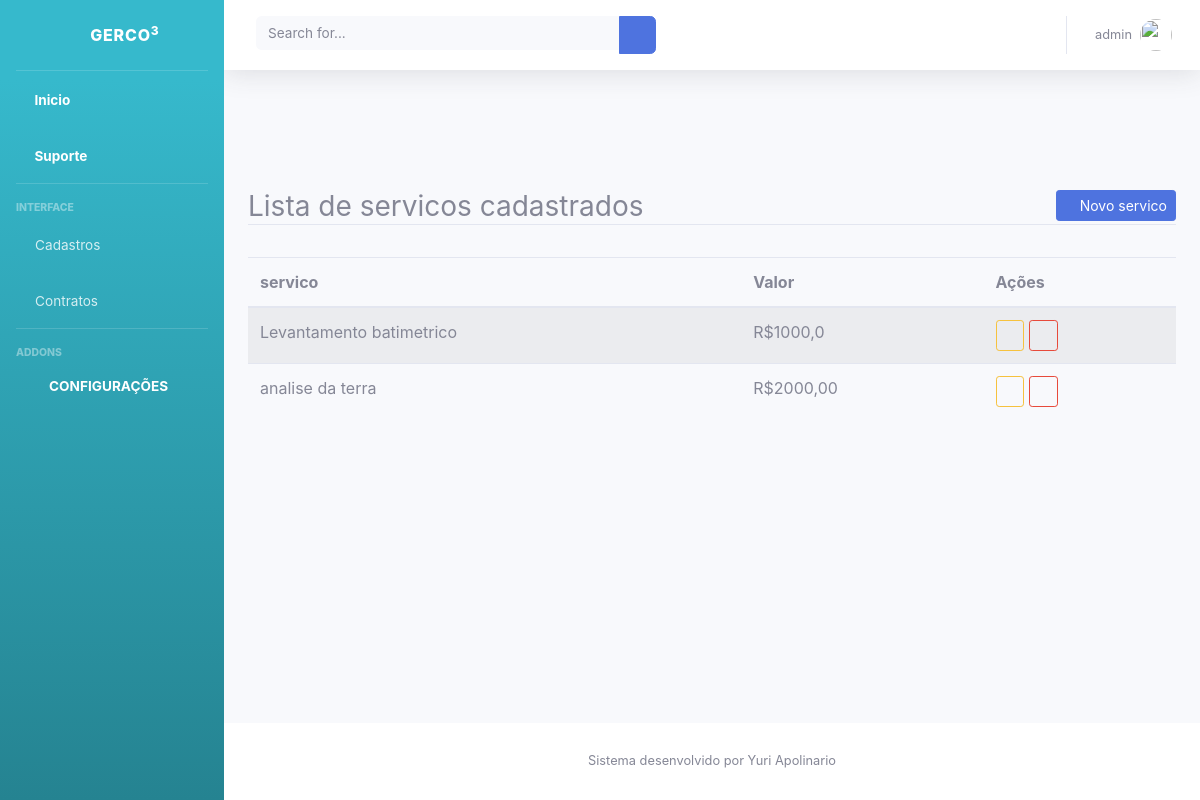
The app's page /listar/servico/ (signed in) with its own data.
### cadastros/models.py (models this page shows, shortened)
class Servico(models.Model):
    descricao_servico = models.CharField(max_length=100 )
    valor = models.CharField(max_length=9)

### cadastros/views.py (the view)
# urls.py: path('listar/servico/', ServicoList.as_view(), name="listar-servico"),
class ServicoList(LoginRequiredMixin, ListView):
    model = Servico
    template_name = 'cadastros/listar/servico.html'

### cadastros/templates/cadastros/listar/servico.html (shortened to what this page needs)
{% extends 'paginas/modelo.html'%}
{% block conteudo %}
{% if request.user.is_authenticated %}
<div class="content-wrapper">
    <div class="container py-5">
        <div class="row mt-5">
            <div class="col-lg">
                <h3 class="border-bottom">
                    Lista de servicos cadastrados
                    <a href="{% url 'cadastro-servico' %}" class="float-right btn btn-primary btn-sm">
                        <i class="fa fa-plus-circle" aria-hidden="true"></i>
                        Novo servico
                    </a>
                </h3>
            </div>
        </div>
        <div class="row">
            <div class="col-lg mt-4">
                <table class="table table-striped" id="tabelaListar">
                    <thead>
                        <tr>
                            <th>servico</th>
                            <th>Valor</th>
                            <th>Ações</th>
                        </tr>
                    </thead>
                    <tbody>
                        {% for obj in object_list %}
                        <tr>
                            <td>{{ obj.descricao_servico }}</td>
                            <td>{{ obj.valor }}</td>
                            <td>
                                <a href="{% url 'editar-servico' obj.pk %}" class="btn btn-outline-warning btn-sm">
                                    <i class="fa fa-pen" aria-hidden="true"></i>
                                </a>
                                <a href="{% url 'excluir-servico' obj.pk %}" class="btn btn-outline-danger btn-sm">
                                    <i class="fa fa-trash" aria-hidden="true"></i>
                                </a>
                            </td>
                        </tr>
                        {% empty %}
                        <tr>
                            <td colspan="100%">Nenhum servico cadastrado</td>
                        </tr>
                        {% endfor %}
                    </tbody>
                </table>
            </div>
        </div>
    </div>
</div>
{% endif %}
{% endblock %}

### paginas/templates/paginas/modelo.html (shortened to what this page needs)
{% load static %}
<!DOCTYPE html>
<html lang="en">
<head>
  <link href="{% static 'vendor/fontawesome-free/css/all.min.css' %}" rel="stylesheet" type="text/css">
  <link href="{% static 'css/sb-admin-2.min.css' %}" rel="stylesheet">
  <link href="{% static 'css/bootstrap.css' %} rel="stylesheet">
  <link href="{% static 'css/estilo.css' %} rel="stylesheet">
  <link rel="stylesheet" type="text/css" href="https://cdn.datatables.net/v/bs4/dt-1.10.24/datatables.min.css"/>
</head>
<body id="page-top">
  <div id="wrapper">
    <ul class="navbar-nav bg-gradient-info sidebar sidebar-dark accordion" id="accordionSidebar">
      <a class="sidebar-brand d-flex align-items-center justify-content-center" href="index.html">
        <div class="sidebar-brand-icon rotate-n-15">
          <i class="fas fa-laugh-wink"></i>
        </div>
        <div class="sidebar-brand-text mx-3">GERCO<sup>3</sup></div>
      </a>
      <hr class="sidebar-divider my-0">
      <li class="nav-item active">
        <a class="nav-link" href="{% url 'index' %}">
          <i class="fa fa-home" aria-hidden="true"></i>
          <span>Inicio</span></a>
      </li>
      <li class="nav-item active">
        <a class="nav-link" href="https://api.whatsapp.com/send?phone=5544999461317&text=Ol%C3%A1,%20gostaria%20de%20suporte%20para%20o%20sistema%20de%20gest%C3%A3o%20de%20contrato.">
        <i class="fas fa-headset    "></i>
          <span>Suporte</span></a>
      </li>
      <hr class="sidebar-divider">
      <div class="sidebar-heading">
        Interface
      </div>
      {% if request.user.is_authenticated %}
      <li class="nav-item">
        <a class="nav-link collapsed" href="#" data-toggle="collapse" data-target="#collapseTwo" aria-expanded="true"
          aria-controls="collapseTwo">
          <i class="fas fa-address-book    "></i>
          <span>Cadastros</span>
        </a>
      </li>
      <li class="nav-item ">
        <a class="nav-link" href="{% url 'listar-contrato' %}">
        <i class="fas fa-file-contract    "></i>
          <span>Contratos</span></a>
      </li>
      <hr class="sidebar-divider">
      <div class="sidebar-heading">
        Addons
        <li class="nav-item active">
          <a class="nav-link" href="{% url 'cadastro-sistema' %}">
          <i class="fas fa-cogs"></i>
          <span>Configurações</span></a>
        </li>
      </div>
      {% endif %}
    </ul>
      <div id="content-wrapper" class="d-flex flex-column">
        <div id="content">
          <nav class="navbar navbar-expand navbar-light bg-white topbar mb-4 static-top shadow">
            <form class="d-none d-sm-inline-block form-inline mr-auto ml-md-3 my-2 my-md-0 mw-100 navbar-search">
              <div class="input-group">
                <input type="text" class="form-control bg-light border-0 small" placeholder="Search for..."
                  aria-label="Search" aria-describedby="basic-addon2">
                <div class="input-group-append">
                  <button class="btn btn-primary" type="button">
                    <i class="fas fa-search fa-sm"></i>
                  </button>
                </div>
              </div>
            </form>
            <ul class="navbar-nav ml-auto">
              <li class="nav-item dropdown no-arrow mx-1">
                <a class="nav-link dropdown-toggle" href="#" id="alertsDropdown" role="button" data-toggle="dropdown"
                  aria-haspopup="true" aria-expanded="false">
                </a>
              </li>
              {% if request.user.is_authenticated %}
              <li class="nav-item dropdown no-arrow">
                <a class="nav-link dropdown-toggle" href="#" id="userDropdown" role="button" data-toggle="dropdown"
                  aria-haspopup="true" aria-expanded="false">
                  <span class="mr-2 d-none d-lg-inline text-gray-600 small">{{ request.user }}</span>
                  <img class="img-profile rounded-circle" src="https://source.unsplash.com/QAB-WJcbgJk/60x60">
                </a>
              </li>
              {% else %}
              <li class="nav-item active">
                <a class="nav-link" href="{% url 'login' %}">
                  <i class="fas fa-fw fa-sign-in-alt"></i>
                  <span>Login</span></a>
              </li>
              {% endif %}
            </ul>
          </nav>
      {% block conteudo %}{% endblock %}
        </div>
    {% block footer %}
            <footer class="sticky-footer bg-white">
              <div class="container my-auto">
                <div class="copyright text-center my-auto">
                  <span>Sistema desenvolvido por Yuri Apolinario</span>
                </div>
              </div>
            </footer>
      </div>
  </div>
  {% endblock %}
</body>
</html>

### records on screen
Servico: descricao_servico "Levantamento batimetrico", valor "R$1000,0"
Servico: descricao_servico "analise da terra", valor "R$2000,00"

### other values on screen
{{ request.user }} "admin"
